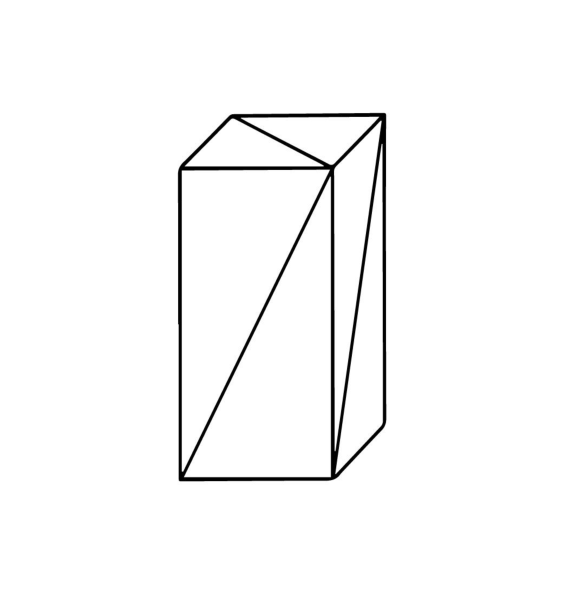
#> input picture 广东/事业单位/结构化/assets/SYDW2026/SYDW2026-image11.png, 582 x 591 px
$ python q50_fold.py '../../../../../广东/事业单位/结构化/assets/SYDW2026/SYDW2026-image11.png' out
#> lines starting #> are read from the running program, lines starting #| are printed output that depends on the picture
"""第50题：展开图折叠核对。
1. 从展开图取出 6 个面（按边框中心线裁切），重采样成 N x N 的“线条图”（局部坐标 u 向右, v 向下）。
2. 每个选项立方体：按测得的正面方框与进深向量，把正面/顶面/右面反投影成 N x N 正方形
   （正面: s 右 t 下；顶面: s 右, t 从后棱(0)到前棱(1)；右面: s 从前棱(0)到后棱(1), t 下）。
3. 展开图在三维中折叠（F4 作正面），对 24 种旋转，求出三个可见面分别是哪一面、以何种二面体变换出现，
   与选项反投影图比较（对称倒角距离，单位=面边长的百分比，去掉贴边 8% 的边框带）。
用法: python3 q50_fold.py <png> [outdir]
"""
import sys
import itertools
import numpy as np
from PIL import Image

img = np.array(Image.open(sys.argv[1]).convert("L")).astype(float)
outdir = sys.argv[2] if len(sys.argv) > 2 else None
H, W = img.shape
#> H = 591; W = 582
N = 60


def sample(x, y):
    """双线性取灰度"""
    x = np.clip(x, 0, W - 1.001); y = np.clip(y, 0, H - 1.001)
    x0 = np.floor(x).astype(int); y0 = np.floor(y).astype(int)
    fx = x - x0; fy = y - y0
    v = (img[y0, x0] * (1 - fx) * (1 - fy) + img[y0, x0 + 1] * fx * (1 - fy)
         + img[y0 + 1, x0] * (1 - fx) * fy + img[y0 + 1, x0 + 1] * fx * fy)
    return v


grid = (np.arange(N) + 0.5) / N
S_, T_ = np.meshgrid(grid, grid)  # S_ 列方向, T_ 行方向

# ---- 展开图各面（边框中心线坐标由投影测得）----
VX = [17.0, 46.8, 75.8, 105.4, 134.8]
HY = [18.0, 47.2, 76.2, 105.5]
net_cells = {"F1": (0, 0), "F2": (1, 0), "F3": (1, 1), "F4": (2, 1), "F5": (3, 1), "F6": (2, 2)}


def net_face(col, row):
    x0, x1 = VX[col], VX[col + 1]
    y0, y1 = HY[row], HY[row + 1]
    return sample(x0 + S_ * (x1 - x0), y0 + T_ * (y1 - y0))


faces = {k: net_face(*v) for k, v in net_cells.items()}
#> in sample (call 2), `y0 = np.floor(y).astype(int)`: y0: shape (60, 60) int64; 29 distinct labels, from 18 to 46
#> in sample (call 3), `y0 = np.floor(y).astype(int)`: y0: shape (60, 60) int64; 29 distinct labels, from 47 to 75
#> in sample (call 6), `y0 = np.floor(y).astype(int)`:
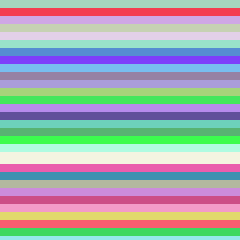
#> y0: shape (60, 60) int64 (shown 4 times larger); 30 distinct labels, from 76 to 105; one colour per label, 0 black
#> in sample (call 6), `v = (img[y0, x0] * (1 - fx) * (1 - fy) + img[y0, x0 + 1] * fx * (1 - f..`:
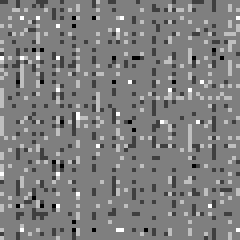
#> v: shape (60, 60) float64 (shown 4 times larger); min 255, max 255, mean 255; drawn with min black and max white
#> faces = 6 items

# ---- 选项几何：正面左/右/上/下边框中心与后棱位置 ----
opts = {
    "A": dict(L=166.0, R=224.0, T=42.0, B=99.5, back_x=242.5, back_y=22.5),
    "B": dict(L=278.0, R=335.5, T=41.5, B=99.5, back_x=354.5, back_y=22.0),
    "C": dict(L=390.5, R=448.0, T=42.5, B=99.5, back_x=467.0, back_y=22.5),
    "D": dict(L=502.0, R=560.0, T=41.5, B=98.5, back_x=578.5, back_y=22.0),
}


def opt_faces(g):
    X0, Y0 = g["L"], g["T"]
    Sx, Sy = g["R"] - g["L"], g["B"] - g["T"]
    dx, dy = g["back_x"] - g["R"], g["back_y"] - g["T"]
    front = sample(X0 + S_ * Sx, Y0 + T_ * Sy)
    top = sample(X0 + S_ * Sx + (1 - T_) * dx, Y0 + (1 - T_) * dy)
    right = sample(X0 + Sx + S_ * dx, Y0 + T_ * Sy + S_ * dy)
    return {"front": front, "top": top, "right": right}


def to_mask(a, thr=150, border=0.08):
    m = a < thr
    b = int(round(border * N))
    m[:b, :] = False; m[-b:, :] = False; m[:, :b] = False; m[:, -b:] = False
    return m


def chamfer(m1, m2):
    p1 = np.argwhere(m1).astype(float); p2 = np.argwhere(m2).astype(float)
    if len(p1) == 0 and len(p2) == 0:
        return 0.0
    if len(p1) == 0 or len(p2) == 0:
        return 99.0
    d = np.sqrt(((p1[:, None, :] - p2[None, :, :]) ** 2).sum(-1))
    return float((d.min(1).mean() + d.min(0).mean()) / 2 / N * 100)


# ---- 三维折叠 ----
def fold(root="F4"):
#> called with root = 'F4'
    frames = {root: (np.array([0, 1, 1.]), np.array([1, 0, 0.]), np.array([0, -1, 0.]), np.array([0, 0, 1.]))}
    pos = {v: k for k, v in net_cells.items()}
    queue = [root]
    while queue:
        f = queue.pop(0)
        O, U, V, Nn = frames[f]
        c, r = net_cells[f]
        for (dc, dr) in ((1, 0), (-1, 0), (0, 1), (0, -1)):
            g = pos.get((c + dc, r + dr))
            if g is None or g in frames:
                continue
            if (dc, dr) == (1, 0):
                fr = (O + U, -Nn, V, U)
            elif (dc, dr) == (-1, 0):
                fr = (O - Nn, Nn, V, -U)
            elif (dc, dr) == (0, 1):
                fr = (O + V, U, -Nn, V)
            else:
                fr = (O - Nn, U, Nn, -V)
            frames[g] = fr
            queue.append(g)
    return frames


frames = fold()
for k, (O, U, V, Nn) in sorted(frames.items()):
    print(k, "normal", Nn.astype(int), "u->", U.astype(int), "v->", V.astype(int), "origin", O)

VIS = {  # 选项可见面: (原点, s方向, t方向, 法向)
    "front": (np.array([0, 1, 1.]), np.array([1, 0, 0.]), np.array([0, -1, 0.]), np.array([0, 0, 1.])),
    "top": (np.array([0, 1, 0.]), np.array([1, 0, 0.]), np.array([0, 0, 1.]), np.array([0, 1, 0.])),
    "right": (np.array([1, 1, 1.]), np.array([0, 0, -1.]), np.array([0, -1, 0.]), np.array([1, 0, 0.])),
}


def rotations():
    out = []
    for perm in itertools.permutations(range(3)):
        for signs in itertools.product((1, -1), repeat=3):
            M = np.zeros((3, 3))
            for r in range(3):
                M[r, perm[r]] = signs[r]
            if round(np.linalg.det(M)) == 1:
                out.append(M)
    return out


c = np.array([0.5, 0.5, 0.5])


def predicted(face_img, O, U, V, Ov, Sv, Tv):
    """把展开图面 (u,v) 映射到可见面 (s,t)；返回在 (s,t) 网格上的图像。"""
    # P = O + u U + v V ;  s = (P-Ov).Sv ; t = (P-Ov).Tv  ->  解 u,v
    A = np.array([[U @ Sv, V @ Sv], [U @ Tv, V @ Tv]])
    b = np.array([(O - Ov) @ Sv, (O - Ov) @ Tv])
    Ainv = np.linalg.inv(A)
    st = np.stack([S_ - b[0], T_ - b[1]], axis=-1)
    uv = st @ Ainv.T
    u = np.clip(uv[..., 0], 0, 1 - 1e-9); v = np.clip(uv[..., 1], 0, 1 - 1e-9)
    iu = (u * N).astype(int); iv = (v * N).astype(int)
    return face_img[iv, iu]


results = {}
for name, g in opts.items():
    of = opt_faces(g)
    best = []
    for R in rotations():
        tot = 0
        detail = []
        for vis, (Ov, Sv, Tv, Nv) in VIS.items():
            for f, (O, U, V, Nn) in frames.items():
                if np.allclose(R @ Nn, Nv):
                    O2 = R @ (O - c) + c; U2 = R @ U; V2 = R @ V
                    pred = predicted(faces[f], O2, U2, V2, Ov, Sv, Tv)
                    d = chamfer(to_mask(pred), to_mask(of[vis]))
                    detail.append((vis, f, round(d, 1)))
                    tot += d
        best.append((round(tot, 1), detail))
    best.sort(key=lambda z: z[0])
    results[name] = best
    print(f"\n选项 {name} 最优 3 个旋转（总倒角距离，越小越吻合；各面: 可见面, 展开图面, 距离）:")
    for b in best[:3]:
        print("  ", b)
#> this loop made 4 passes
#> pass 1, in sample (call 9), `v = (img[y0, x0] * (1 - fx) * (1 - fy) + img[y0, x0 + 1] * fx * (1 - f..`:
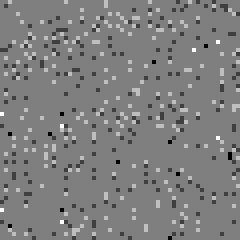
#> v: shape (60, 60) float64 (shown 4 times larger); min 255, max 255, mean 255; drawn with min black and max white
#> after the loop:
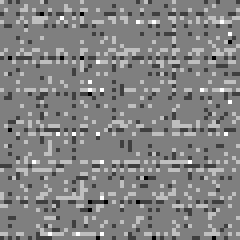
#> pred: shape (60, 60) float64 (shown 4 times larger); min 255, max 255, mean 255; drawn with min black and max white
#> after the loop, results = 4 items

if outdir:
    # 输出拼图：每个选项的三面反投影 + 最优旋转下的预测图
    tiles = []
    for name, g in opts.items():
        of = opt_faces(g)
        row = [of["top"], of["front"], of["right"]]
        tiles.append(np.concatenate([np.pad(r, 2, constant_values=128) for r in row], axis=1))
#> after the loop, tiles = 4 items
    Image.fromarray(np.concatenate(tiles, axis=0).astype(np.uint8)).resize(((N + 4) * 3 * 4, (N + 4) * 4 * 4), Image.NEAREST).save(f"{outdir}/q50_opt_faces.png")
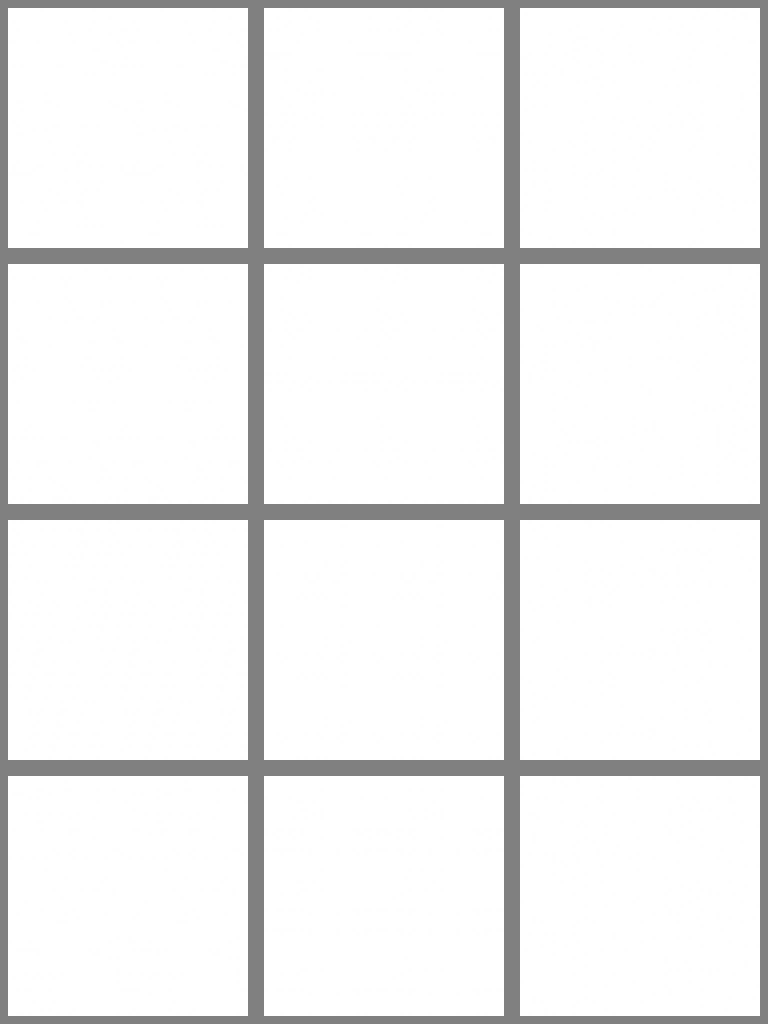
#> saved as q50_opt_faces.png: PIL image 768x1024 L; min 128, max 255, mean 239.6
    nets = np.concatenate([np.pad(faces[k], 2, constant_values=128) for k in sorted(faces)], axis=1)
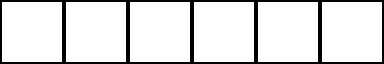
#> nets: shape (64, 384) float64; min 128, max 255, mean 239.6; drawn with min black and max white
    Image.fromarray(nets.astype(np.uint8)).resize(((N + 4) * 6 * 4, (N + 4) * 4), Image.NEAREST).save(f"{outdir}/q50_net_faces.png")
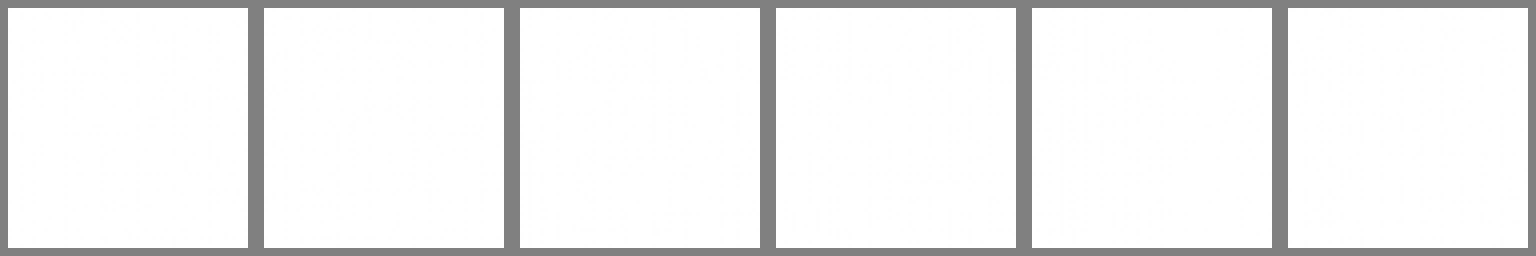
#> saved as q50_net_faces.png: PIL image 1536x256 L; min 128, max 255, mean 239.5
    print("saved", outdir)
